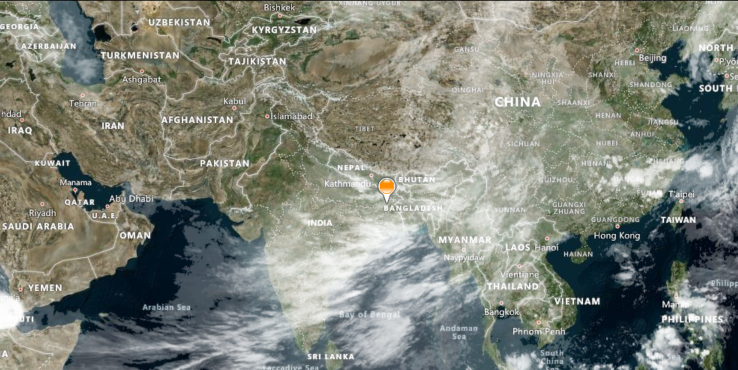
#> input picture src/OpenCV/project1/weather.png, 1475 x 739 px (shown at 1/2 size)
$ python app.py   (older library calls are emulated)
#> lines starting #> are read from the running program, lines starting #| are printed output that depends on the picture; pictures that were not available may be replaced by others from this repository, and a replacement may not be noted
import cv2
import numpy as np

video_path = 'sample.mp4'
background = cv2.imread('weather.png', cv2.IMREAD_COLOR)
#> background is the input picture: shape (739, 1475, 3); mean B, G, R 120, 129.7, 125.4

video_capture = cv2.VideoCapture(video_path)

corner = None
opposite_corner = None
image_patch = None
frame = None
foreground = None
new_background = None
alpha = None
is_enabled = 0
tola = 40
tolb = 70
height = None
Width = None
max_dist = np.sqrt(2)
background_color = None
frameYCrCb = None
softness = 0


def backgroundSelector(action, x, y, flag, userdata):
    global corner, opposite_corner, image_patch, frameYCrCb, background_color
    if action == cv2.EVENT_LBUTTONDOWN:
        corner = (x, y)
    elif action == cv2.EVENT_LBUTTONUP:
        opposite_corner = (x, y)
        image_patch = frameYCrCb[min(corner[1], opposite_corner[1]):max(corner[1], opposite_corner[1]),
                      min(corner[0], opposite_corner[0]):max(corner[0], opposite_corner[0]), 1:]
        background_color = np.mean(image_patch, axis=0)
        background_color = np.mean(background_color, axis=0)


def enableChromaKeying(*args):
    global is_enabled
    is_enabled = args[0]


def tolaSelector(*args):
    global tola
    tola = args[0]


def tolbSelector(*args):
    global tolb
    tolb = args[0]


def distanceCalculator(frameYCrCb):
    global background_color
    dist = np.linalg.norm(
        cv2.merge(((frameYCrCb[:, :, 1] - background_color[0]), (frameYCrCb[:, :, 2] - background_color[1]))), axis=-1)
    return dist


def softnessSelector(*args):
    global softness
    softness = args[0]


cv2.namedWindow('window', cv2.WINDOW_NORMAL)
cv2.setMouseCallback('window', backgroundSelector)
cv2.createTrackbar('Enable Croma keying :', 'window', is_enabled, 1, enableChromaKeying)
cv2.createTrackbar('Tolerance a :', 'window', tola, 100, tolaSelector)
cv2.createTrackbar('Tolerance b :', 'window', tolb, 100, tolbSelector)
cv2.createTrackbar('Softness :', 'window', softness, 4, softnessSelector)

print('1. Select a rectangular color patch using mouse.')
print('2. To enable chroma keying toggle "Enable Croma keying" slider.')
print('3. Set "Tolerance a" and "Tolerance b" as per your need.')
print('4. press "spacebar" to pause video.')
print('5. press "esc" to exit.')

k = None
isClosed = 0
while True:
    isClosed = 0
    video_capture = cv2.VideoCapture(video_path)
    while video_capture.isOpened():
        ret, frame = video_capture.read()
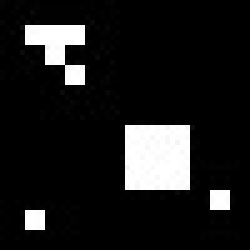
#> input picture frame 2 of src/OpenCV/week3/4-morphingFromScratch/dilationScratch.avi, 50 x 50 px, given in place of sample.mp4, which was not available (shown 5 times larger)
#> frame is the input picture: shape (50, 50, 3); min 0, max 255, mean 28.9

        if ret:
            frame = cv2.resize(frame, (0, 0), fx=0.5, fy=0.5)
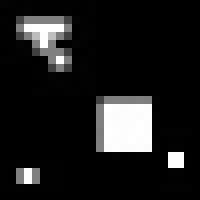
#> frame: shape (25, 25, 3) (shown 8 times larger); min 0, max 255, mean 28.9
            (height, width) = frame[:, :, 0].shape
#> height = 25; width = 25

            alpha = np.zeros((height, width), dtype=np.uint8)
            frameYCrCb = cv2.cvtColor(frame, cv2.COLOR_BGR2YCrCb) / 255
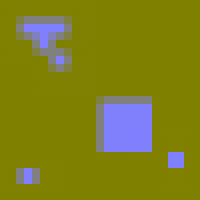
#> frameYCrCb: shape (25, 25, 3) float64 (shown 8 times larger); mean B, G, R 0.113, 0.502, 0.502
            if background_color is not None:
                alpha = np.zeros((height, width), dtype=np.float32)
                dist = distanceCalculator(frameYCrCb)
                tolb = max(tolb, tola)
                below_tola = dist <= (tola * max_dist / 100)
                above_tolb = dist >= (tolb * max_dist / 100)
                between_tola_tolb = np.bitwise_and(np.bitwise_not(below_tola), np.bitwise_not(above_tolb))
                alpha[below_tola] = 0
                alpha[above_tolb] = 1
                alpha[between_tola_tolb] = (alpha[between_tola_tolb] - (tola * max_dist / 100)) / (
                        (tolb * max_dist / 100) - (tola * max_dist / 100))
                ksize = 3 + 2 * softness
                alpha = cv2.GaussianBlur(alpha, (ksize, ksize), 0)
                if is_enabled:
                    alpha_merge = cv2.merge((alpha, alpha, alpha))
                    frame_float = frame / 255.0
                    background_float = cv2.resize(background, dsize=(width, height)) / 255.0
                    frame = cv2.add(255 * cv2.multiply(frame_float, alpha_merge, dtype=cv2.CV_64F),
                                    255 * cv2.multiply(1 - alpha_merge, background_float, dtype=cv2.CV_64F),
                                    dtype=cv2.CV_8U)
                alpha = np.uint8(alpha * 255)
            frame = np.hstack((frame, cv2.merge((alpha, alpha, alpha))))
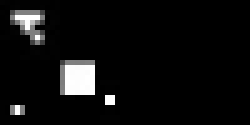
#> frame: shape (25, 50, 3) (shown 5 times larger); min 0, max 255, mean 14.5
            cv2.imshow('window', frame)
            k = cv2.waitKey(int(1000 / video_capture.get(cv2.CAP_PROP_FPS)))
#> (key Esc is pressed here)
            if k == 32:
                k = cv2.waitKey(0)
            if k == 27:
                isClosed = 1
                break
        else:
            break
    if isClosed:
        break

cv2.destroyAllWindows()
video_capture.release()
